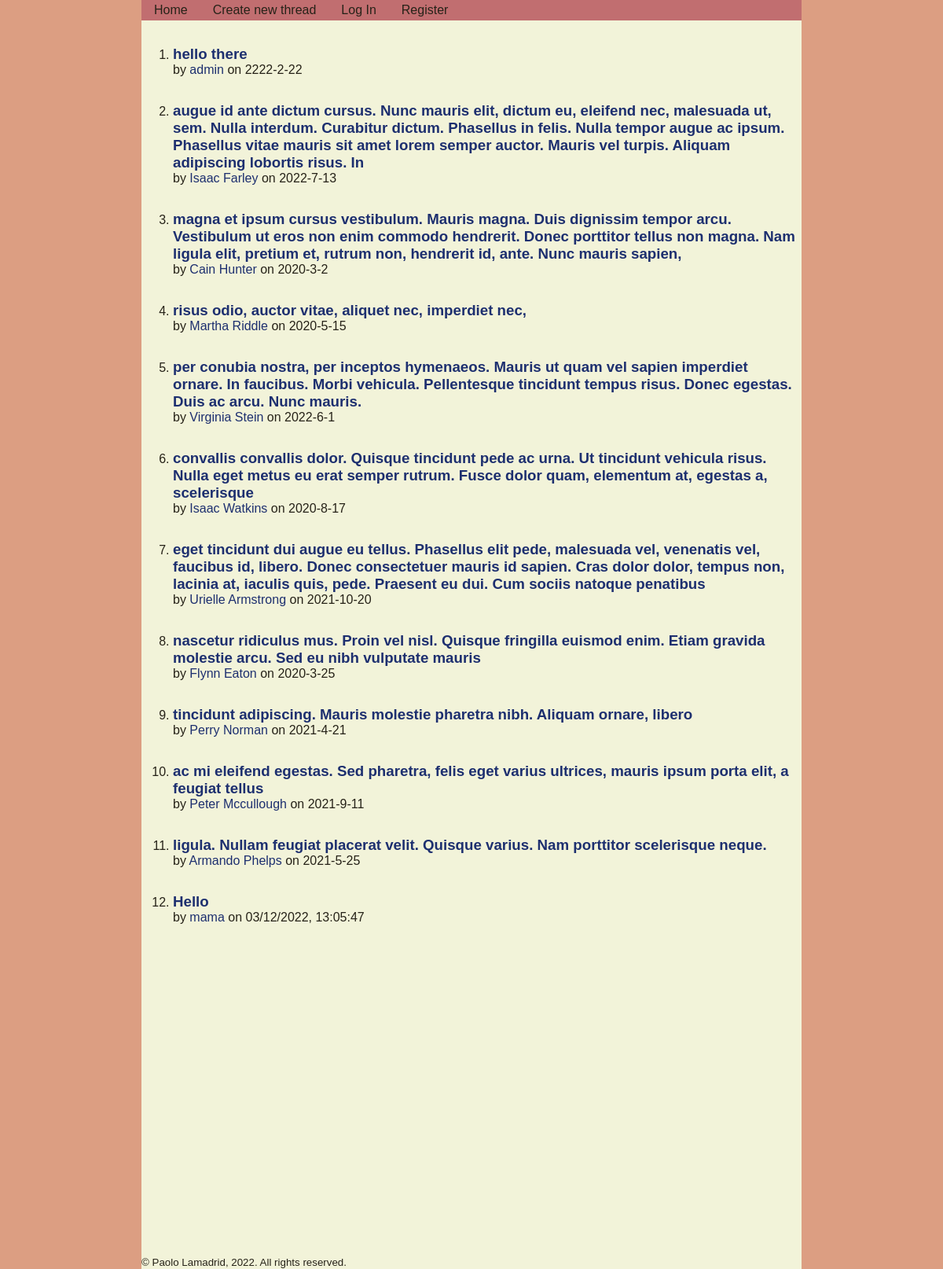
The page / on the database its author committed.
### tables this page shows
CREATE TABLE threads
(
    thread_id INTEGER PRIMARY KEY AUTOINCREMENT,
    title TEXT NOT NULL,
    body TEXT NOT NULL,
    date_created TEXT NOT NULL,
    user_poster TEXT NOT NULL
);

### app.py (the view)
@app.route("/", methods=["GET", "POST"])
def index():
    db = get_db()
    threads = db.execute("""
        SELECT * FROM threads;
    """).fetchall()
    return render_template("index.html", threads=threads)

### app.py (called while the page is built)
@app.before_request
def load_logged_in_user():
    g.user = session.get("username", None)
    g.is_admin = session.get("is_admin", False)

### database.py (called while the page is built)
def get_db():
    if "db" not in g:
        g.db = sqlite3.connect(DATABASE,
            detect_types=sqlite3.PARSE_DECLTYPES
        )
        g.db.row_factory = sqlite3.Row
    return g.db

### templates/index.html (shortened to what this page needs)
{% extends 'base.html' %}
{% block main_content %}
<ol>
{% for thread in threads %}
    <li class="thread_thumbnail">
        <h3>
            <a href="{{ url_for('thread', thread_id=thread['thread_id']) }}">
                {{ thread["title"] }}
            </a>
        </h3>
        <p>
            by <a href="{{ url_for('user_profile', username=thread['user_poster']) }}">{{ thread["user_poster"] }}</a> on {{ thread["date_created"] }}
        </p>
    </li>
{% endfor %}
</ol>
{% endblock %}

### static/styles.css (style rules this page uses)
:root { font-size: 16px; --bgcolor: #DC9E82; --txtcolor: #262218; --bodycolor: #F2F3D9; --linkcolor: #1D2F6F; --warningcolor: #C1292E; --accentcolor: #C16E70; background-color: var(--bgcolor); }
body { background-color: var(--bodycolor); color: var(--txtcolor); font-family: 'Montserrat', Arial, sans-serif; font-size: 1rem; width: 70%; margin: 0 auto; }
a { text-decoration: none; color: var(--linkcolor); }
.thread_thumbnail h3, .thread_detailed h1 { margin-top: 2rem; margin-bottom: 0; }
.thread_thumbnail p, .thread_detailed p { margin: 0; }

### rows shown on the page
threads: title "hello there", user_poster "admin", date_created "2222-2-22"
threads: title "augue id ante dictum cursus. Nunc mauris elit, dictum eu, eleifend nec, malesuada ut, sem. Nulla interdum. Curabitur dictum. Phasellus in felis. Nulla tempor augue ac ipsum. Phasellus vitae mauris sit amet lorem semper auctor. Mauris vel turpis. Aliquam adipiscing lobortis risus. In", user_poster "Isaac Farley", date_created "2022-7-13"
threads: title "magna et ipsum cursus vestibulum. Mauris magna. Duis dignissim tempor arcu. Vestibulum ut eros non enim commodo hendrerit. Donec porttitor tellus non magna. Nam ligula elit, pretium et, rutrum non, hendrerit id, ante. Nunc mauris sapien,", user_poster "Cain Hunter", date_created "2020-3-2"
threads: title "risus odio, auctor vitae, aliquet nec, imperdiet nec,", user_poster "Martha Riddle", date_created "2020-5-15"
threads: title "per conubia nostra, per inceptos hymenaeos. Mauris ut quam vel sapien imperdiet ornare. In faucibus. Morbi vehicula. Pellentesque tincidunt tempus risus. Donec egestas. Duis ac arcu. Nunc mauris.", user_poster "Virginia Stein", date_created "2022-6-1"
threads: title "convallis convallis dolor. Quisque tincidunt pede ac urna. Ut tincidunt vehicula risus. Nulla eget metus eu erat semper rutrum. Fusce dolor quam, elementum at, egestas a, scelerisque", user_poster "Isaac Watkins", date_created "2020-8-17"
threads: title "eget tincidunt dui augue eu tellus. Phasellus elit pede, malesuada vel, venenatis vel, faucibus id, libero. Donec consectetuer mauris id sapien. Cras dolor dolor, tempus non, lacinia at, iaculis quis, pede. Praesent eu dui. Cum sociis natoque penatibus", user_poster "Urielle Armstrong", date_created "2021-10-20"
threads: title "nascetur ridiculus mus. Proin vel nisl. Quisque fringilla euismod enim. Etiam gravida molestie arcu. Sed eu nibh vulputate mauris", user_poster "Flynn Eaton", date_created "2020-3-25"
threads: title "tincidunt adipiscing. Mauris molestie pharetra nibh. Aliquam ornare, libero", user_poster "Perry Norman", date_created "2021-4-21"
threads: title "ac mi eleifend egestas. Sed pharetra, felis eget varius ultrices, mauris ipsum porta elit, a feugiat tellus", user_poster "Peter Mccullough", date_created "2021-9-11"
threads: title "ligula. Nullam feugiat placerat velit. Quisque varius. Nam porttitor scelerisque neque.", user_poster "Armando Phelps", date_created "2021-5-25"
threads: title "Hello", user_poster "mama", date_created "03/12/2022, 13:05:47"
